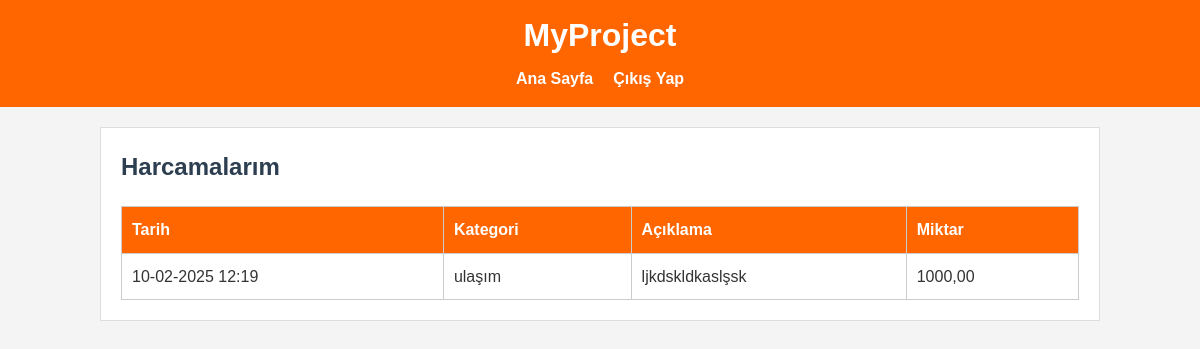
The app's page /expenses/ (signed in) with its own data.
### core/models.py (models this page shows, shortened)
class Expense(models.Model):
    user = models.ForeignKey(User, on_delete=models.CASCADE, related_name='expenses')
    category = models.ForeignKey(ExpenseCategory, on_delete=models.CASCADE, related_name='expenses')
    description = models.TextField(blank=True, null=True, verbose_name="Açıklama")
    amount = models.DecimalField(max_digits=10, decimal_places=2, verbose_name="Miktar")
    created_at = models.DateTimeField(auto_now_add=True)
    class Meta:
        verbose_name = "Harcamа"
        verbose_name_plural = "Harcamalar"
        ordering = ['-created_at']

class ExpenseCategory(models.Model):
    name = models.CharField(max_length=100, verbose_name="Kategori Adı")
    created_at = models.DateTimeField(auto_now_add=True)
    updated_at = models.DateTimeField(auto_now=True)
    class Meta:
        verbose_name = "Harcamа Kategorisi"
        verbose_name_plural = "Harcamа Kategorileri"

### core/views.py (the view)
# urls.py: path('expenses/', views.expense_list, name='expense_list'),
@login_required
def expense_list(request):
    expenses = Expense.objects.filter(user=request.user).order_by('-created_at')
    return render(request, 'core/expense_list.html', {'expenses': expenses})

### core/templates/core/expense_list.html (shortened to what this page needs)
{% extends 'core/base.html' %}
{% block content %}
<h2>Harcamalarım</h2>
<table>
    <thead>
        <tr>
            <th>Tarih</th>
            <th>Kategori</th>
            <th>Açıklama</th>
            <th>Miktar</th>
        </tr>
    </thead>
    <tbody>
        {% for expense in expenses %}
        <tr>
            <td>{{ expense.created_at|date:"d-m-Y H:i" }}</td>
            <td>{{ expense.category.name }}</td>
            <td>{{ expense.description }}</td>
            <td>{{ expense.amount }}</td>
        </tr>
        {% empty %}
        <tr>
            <td colspan="4">Hiç harcama eklenmemiş.</td>
        </tr>
        {% endfor %}
    </tbody>
</table>
{% endblock %}

### core/static/core/css/style.css (style rules this page uses)
* { margin: 0; padding: 0; box-sizing: border-box; }
body { font-family: Arial, sans-serif; line-height: 1.6; background-color: #f4f4f4; color: #333; padding: 20px; }
table { width: 100%; border-collapse: collapse; margin-top: 20px; }
table th, table td { padding: 10px; border: 1px solid #ccc; text-align: left; }
table th { background-color: #ff6600; color: #fff; }

### core/templates/core/base.html (style rules this page uses)
body { font-family: 'Arial', sans-serif; margin: 0; padding: 0; background-color: #f4f4f4; color: #333; }
h2 { color: #2c3e50; }

### records on screen
Expense: created_at "10-02-2025 12:19", category.name "ulaşım", description "ljkdskldkaslşsk", amount "1000,00"
